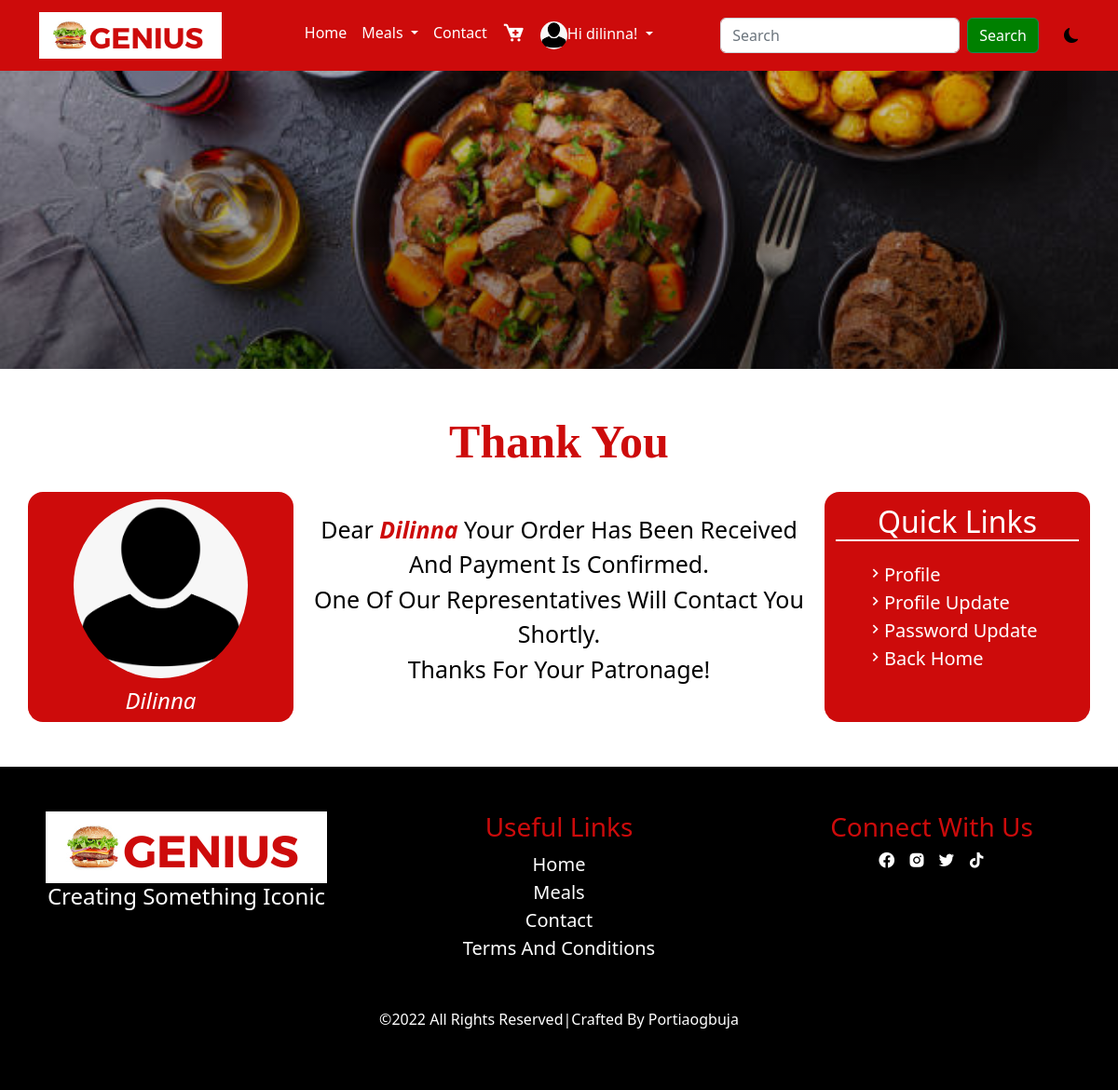
The app's page /callback (signed in) with its own data.
### main/models.py (models this page shows, shortened)
class AppInfo(models.Model):
   title = models.CharField(max_length=50)
   logo = models.ImageField(upload_to='logo')
   carousel1 = models.ImageField(upload_to='carousel')
   carousel2 = models.ImageField(upload_to='carousel')
   carousel3 = models.ImageField(upload_to='carousel')
   banner = models.ImageField(upload_to='banner')
   copyright = models.IntegerField()

class Customer(models.Model):
    user = models.OneToOneField(User, on_delete=models.CASCADE)
    first_name = models.CharField(max_length=50)
    last_name = models.CharField(max_length=50)
    email = models.EmailField(max_length=100)
    address = models.CharField(max_length=200)
    phone =  models.CharField(max_length=50)
    pix = models.ImageField(upload_to='customer', default='customer/avatar.png', blank=True, null=True)

### main/views.py (the view)
# urls.py: path('callback', views.callback, name='callback'),
def callback(request):
    userprof = Customer.objects.get(user__username = request.user.username)
    cart = Cart.objects.filter(user__username = request.user.username, paid = False)
    for item in cart:
        item.paid = True                                               #item in cart page deletes
        item.save()
        food = Food.objects.get(pk=item.food.id)
    context = {
        'userprof':userprof,
        'cart':cart,
    }
    return render(request, 'callback.html', context)

### main/context_processor.py (called while the page is built)
def appdetail(request):
    info = AppInfo.objects.get(pk=1)
    meal = Category.objects.all()
    context = {
        'info':info,
        'meal':meal
    }
    return context

### main/templates/callback.html
{% extends 'base.html' %}
{% block header %} {% include 'header.html' %} {% endblock header %}
{% block banner %} {% include 'banner.html' %} {% endblock banner %}
{% block content %}
 <div class="container mt-5 mb-5">
  <h1 class="title text-center mb-4">thank you</h1>
  <div class="row">
    <div class="col-12 col-md-3 pavat">
      <img src="{{userprof.pix.url}}" alt="">
      <h4>{{userprof.user}}</h4>
    </div>
    <div class="col-12 col-md-6 call">
      <p>dear <span>{{userprof.user}}</span> your order has been received and payment is confirmed. <br>
      one of our representatives will contact you shortly. <br>thanks for your patronage! </p>
    </div>
    <div class="col-12 col-md-3 qlink">
      <h2>quick links</h2>
      <ul>
        <li><a href="{% url 'profile' %}"><i class='bx bx-chevron-right'></i>profile</a></li>
        <li><a href="{% url 'profile_update' %}"><i class='bx bx-chevron-right'></i>profile update</a></li>
        <li><a href="{% url 'password_update' %}"><i class='bx bx-chevron-right'></i>password update</a></li>
        <li><a href="{% url 'home' %}"><i class='bx bx-chevron-right'></i>back home</a></li>
      </ul>
    </div>
  </div>
 </div>
{% endblock content %}
{% block footer %} {% include 'footer.html' %} {% endblock footer %}

### main/templates/header.html (shortened to what this page needs)
{% load static %}
<nav class="navbar navbar-expand-lg sticky-top">
    <div class="container">
      <a class="navbar-brand" href="#"><img src="{{info.logo.url}}" alt="" style="height: 50px;"></a>
      <div class="collapse navbar-collapse" id="navbarSupportedContent">
        <ul class="navbar-nav mx-auto mb-2 mb-lg-0">
          {% if user.is_authenticated %}
          <li class="nav-item">
            <a class="nav-link" aria-current="page" href="{% url 'home' %}">Home</a>
          </li>
          <li class="nav-item dropdown">
            <a class="nav-link dropdown-toggle" href="#" role="button" data-bs-toggle="dropdown" aria-expanded="false">
              Meals
            </a>
          </li>
          <li class="nav-item">
            <a class="nav-link" href="#contact">Contact</a>
          </li>
          <li class="nav-item">
            <a class="nav-link" href="{% url 'cart' %}"><i class='bx bxs-cart-add'></i></a>
          </li>
          <li class="nav-item dropdown">
            <a class="nav-link dropdown-toggle" href="#" role="button" data-bs-toggle="dropdown" aria-expanded="false">
              {% if user.customer %}
              <img src="{{user.customer.pix.url}}" alt="">Hi
              {% endif %}
              {% if request.user %}
               <span>{{user.username}}!</span>
              {% endif %}
            </a>
          </li>
          {% endif %}
        </ul>
        <form action="{% url 'search' %}" method="POST" class="d-flex search" role="search">
          <input class="form-control me-2" name="search" type="search" placeholder="Search" aria-label="Search">
          <button class="btn btn-outline-success" type="submit">Search</button>
        </form>
        <div class="jonah">
          <i class="bi bi-moon-fill"></i>
        </div>
      </div>
    </div>
  </nav>

### main/templates/footer.html
<div class="container-fluid footer pt-5 pb-5">
    <div class="row footer1">
      <div class="col-12 col-md-4">
        <img src="{{info.logo.url}}" alt="">
        <h4>creating something iconic</h4>
      </div>
      <div class="col-12 col-md-4">
        <h3>useful links</h3>
        <ul class="list-unstyled">
          <li><a href="">home</a></li>
          <li><a href="">meals</a></li>
          <li><a href="">contact</a></li>
          <li><a href="">terms and conditions</a></li>
        </ul>
      </div>
      <div class="col-12 col-md-4">
        <h3>connect with us</h3>
        <ul class="list-unstyled">
          <li class="list-inline-item"><i class='bx bxl-facebook-circle'></i></li>
          <li class="list-inline-item"><i class='bx bxl-instagram-alt'></i></li>
          <li class="list-inline-item"><i class='bx bxl-twitter'></i></li>
          <li class="list-inline-item"><i class='bx bxl-tiktok'></i></li>
        </ul>
      </div>
    </div>
    <hr>
    <div class="row footer2">
      <p class="text-center">&copy;2022 all rights reserved|crafted by portiaogbuja</p>
    </div>
  </div>

### main/static/css/style.css (style rules this page uses)
* { padding: 0%; margin: 0%; box-sizing: border-box; }
:root { --bg: white; --icon: black; --text: black; --card: black; }
body { background: var(--bg) !important; color: var(--text) !important; }
.jonah { margin-left: 3%; cursor: pointer; }
.navbar { background-color: #cd0b0b; }
.navbar ul a { color: white; }
.search button { background-color: green; color: white; }
.nav-item i { font-size: 25px; }
.nav-item img { height: 30px; border-radius: 100%; }
.title { text-transform: capitalize; font-family: Cambria, Cochin, Georgia, Times, 'Times New Roman', serif; font-weight: 700; color: #cd0b0b; font-size: 50px; }
.footer { background: black; }
.footer1 { text-align: center; }
.footer1 h4 { color: white; text-transform: capitalize; }
.footer1 h3 { text-transform: capitalize; color: #cd0b0b; }
.footer1 ul a { text-decoration: none; text-transform: capitalize; color: white; font-size: 20px; }
.footer1 ul i { color: white; font-size: 20px; transition: 1s; cursor: pointer; }
.footer2 { color: white; text-transform: capitalize; }
.pavat { text-align: center; background-color: #cd0b0b; border-radius: 1rem; }
.pavat img { height: 200px; border-radius: 100%; padding-top: 3%; }
.pavat h4 { margin-top: 4%; text-transform: capitalize; color: white; font-style: italic; }
.qlink { background: #cd0b0b; border-radius: 1rem; }
.qlink h2 { text-transform: capitalize; color: white; text-align: center; border-bottom: 2px solid white; padding-top: 5%; }
.qlink ul { list-style: none; padding-top: 5%; }
.qlink ul a { text-decoration: none; color: white; font-size: 20px; text-transform: capitalize; }
.call p { font-size: 25px; text-align: center; padding-top: 4%; text-transform: capitalize; }
.call span { color: #cd0b0b; font-weight: 700; font-style: italic; }

### records on screen
AppInfo: logo (picture)
Customer: pix (placeholder picture), user "Dilinna"

### other values on screen
{{ user.username }} "dilinna"
